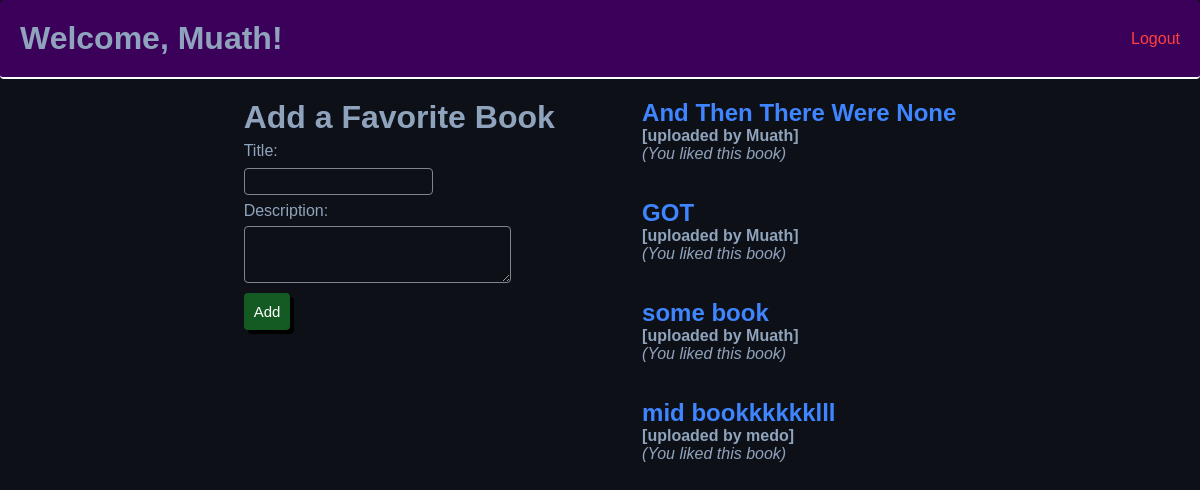
Screenshot of /books (signed in) with the database file from the repository.
### login_app/models.py (models this page shows)
class User(models.Model):
    first_name = models.CharField(max_length=255)
    last_name = models.CharField(max_length=255)
    email = models.EmailField(max_length=254)
    password = models.CharField(max_length=255)
    created_at = models.DateTimeField(auto_now_add=True)
    updated_at = models.DateTimeField(auto_now=True)
    objects = Validator()

### favorites_app/models.py (models this page shows)
class Book(models.Model):
    title = models.CharField(max_length=255)
    description = models.TextField(default="No description added, click Edit to add one now!")
    uploaded_by = models.ForeignKey(User, related_name="books_uploaded", on_delete=models.CASCADE)
    users_who_like = models.ManyToManyField(User, related_name="liked_books")
    created_at = models.DateTimeField(auto_now_add=True)
    updated_at = models.DateTimeField(auto_now=True)

### favorites_app/views.py (the view)
# urls.py: path('books', views.books),
def books(request):
    context = {
        "user": models.user_session_model(request),
        "books": models.get_all_books_model()
    }
    return render(request, 'books.html', context)

### favorites_app/models.py (called while the page is built)
def user_session_model(request):
    return User.objects.get(id=request.session['userid'])

def get_all_books_model():
    return Book.objects.all()

### favorites_app/templates/books.html (shortened to what this page needs)
<!DOCTYPE html>
<html lang="en">
<head>
    {% load static %}
    <link rel="stylesheet" href="{% static 'books/style.css' %}">
</head>
<body>
    <div class="navbar">
        <h1>Welcome, {{user.first_name}}!</h1>
        <a href="/logout" class="anchor">Logout</a>
    </div>
    <div class="container">
        <div class="content_left">
            <h1>Add a Favorite Book</h1>
            <form action="/add_book" method="POST">
                <label for="book_title">Title: <input type="text" name="book_title" class="textBoxes"></label><br>
                <label for="book_desc">Description: <textarea type="text" name="book_desc" cols="30" rows="3"
                        class="textBoxes"></textarea></label><br>
                <button type="submit" class="btn">Add</button>
            </form>
        </div>
            <div class="content_right">
                {% for book in books %}
                {% if user == book.uploaded_by %}
                <a href="/books/edit/{{book.id}}" class="anchorB"><h2>{{book.title}}</h2></a>
                {% else %}
                <a href="/books/{{book.id}}" class="anchorB"><h2>{{book.title}}</h2></a>
                {% endif %}
                <p><b>[uploaded by {{book.uploaded_by.first_name}}]</b></p>
                {% if user in book.users_who_like.all %}
                <p><em>(You liked this book)</em></p>
                {% else %}
                <a href="/fav_book/{{book.id}}" class="anchorG">Add to Favorites</a>
                {% endif %}
                <br><br>
                {% endfor %}
            </div>
    </div>
</body>
</html>

### favorites_app/static/books/style.css (style rules this page uses)
* { margin: 0; padding: 0; font-family: helvetica; }
label { line-height: 30px; display: inline-block; width: 100px; }
body { background-color: #0d1117; color: #90a3bd; }
.navbar { border-bottom: 2px solid white; background-color: rgb(59, 0, 89); border-radius: 4px; display: flex; justify-content: space-between; padding: 20px; width: cover; align-items: center; }
.container { margin: 20px 200px; display: flex; justify-content: space-around; }
.btn { padding: 10px; color: white; background-color: #135b22; border: none; text-decoration: none; cursor: pointer; box-shadow: 4px 4px black; border-radius: 4px; width: fit-content; font-size: 15px; transition: 80ms cubic-bezier(0.33, 1, 0.68, 1); transition-property: color, background-color, box-shadow, border-color; }
.textBoxes { border: 1px solid #7d8590; background-color: #0d1117; border-radius: 4px; color: #90a3bd; padding: 5px; }
.anchor { text-decoration: none; color: rgb(255, 63, 63); }
.anchorB { text-decoration: none; color: rgb(63, 133, 255); }

### rows the page displays
User: first_name "Muath"
Book: title "And Then There Were None", uploaded_by.first_name "Muath", shows "(You liked this book)"
Book: title "GOT", uploaded_by.first_name "Muath", shows "(You liked this book)"
Book: title "some book", uploaded_by.first_name "Muath", shows "(You liked this book)"
Book: title "mid bookkkkkklll", uploaded_by.first_name "medo", shows "(You liked this book)"
